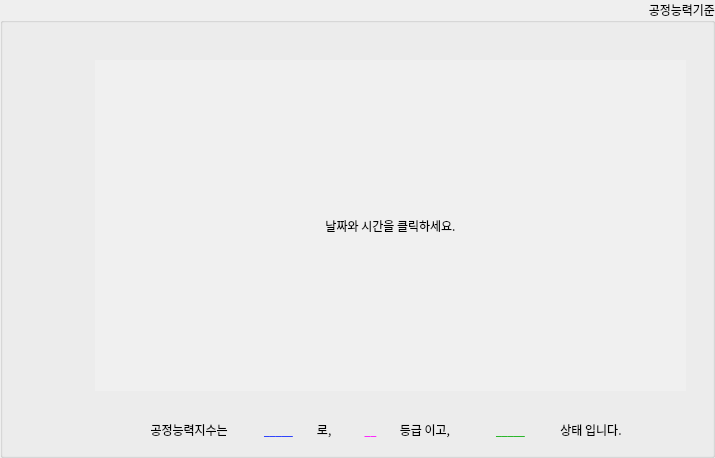
        <widget class="QGroupBox" name="groupBox_5">
         <property name="font">
          <font>
           <family>맑은 고딕</family>
           <pointsize>9</pointsize>
           <weight>50</weight>
           <italic>false</italic>
           <bold>false</bold>
          </font>
         </property>
         <property name="styleSheet">
          <string notr="true">font: 9pt &quot;맑은 고딕&quot;;</string>
         </property>
         <property name="title">
          <string>공정능력기준</string>
         </property>
         <property name="alignment">
          <set>Qt::AlignRight|Qt::AlignTop|Qt::AlignTrailing</set>
         </property>
         <widget class="QLabel" name="label_8">
          <property name="geometry">
           <rect>
            <x>130</x>
            <y>410</y>
            <width>121</width>
            <height>39</height>
           </rect>
          </property>
          <property name="maximumSize">
           <size>
            <width>132</width>
            <height>39</height>
           </size>
          </property>
          <property name="font">
           <font>
            <family>나눔스퀘어OTF Bold</family>
            <pointsize>9</pointsize>
            <weight>9</weight>
            <italic>false</italic>
            <bold>false</bold>
           </font>
          </property>
          <property name="styleSheet">
           <string notr="true">
font: 75 9pt &quot;나눔스퀘어OTF Bold&quot;;</string>
          </property>
          <property name="text">
           <string>공정능력지수는 </string>
          </property>
          <property name="alignment">
           <set>Qt::AlignCenter</set>
          </property>
         </widget>
         <widget class="QLabel" name="label_10">
          <property name="geometry">
           <rect>
            <x>310</x>
            <y>410</y>
            <width>31</width>
            <height>39</height>
           </rect>
          </property>
          <property name="font">
           <font>
            <family>나눔스퀘어OTF Bold</family>
            <pointsize>9</pointsize>
            <weight>9</weight>
            <italic>false</italic>
            <bold>false</bold>
           </font>
          </property>
          <property name="styleSheet">
           <string notr="true">
font: 75 9pt &quot;나눔스퀘어OTF Bold&quot;;</string>
          </property>
          <property name="text">
           <string>로, </string>
          </property>
          <property name="alignment">
           <set>Qt::AlignCenter</set>
          </property>
         </widget>
         <widget class="QLabel" name="lb_grade">
          <property name="geometry">
           <rect>
            <x>360</x>
            <y>410</y>
            <width>21</width>
            <height>39</height>
           </rect>
          </property>
          <property name="font">
           <font>
            <family>나눔스퀘어_ac ExtraBold</family>
            <pointsize>10</pointsize>
            <weight>9</weight>
            <italic>false</italic>
            <bold>false</bold>
           </font>
          </property>
          <property name="styleSheet">
           <string notr="true">color:rgb(255, 0, 255);

font: 75 10pt &quot;나눔스퀘어_ac ExtraBold&quot;;</string>
          </property>
          <property name="text">
           <string>__</string>
          </property>
          <property name="alignment">
           <set>Qt::AlignCenter</set>
          </property>
         </widget>
         <widget class="QLabel" name="label_13">
          <property name="geometry">
           <rect>
            <x>380</x>
            <y>410</y>
            <width>90</width>
            <height>39</height>
           </rect>
          </property>
          <property name="maximumSize">
           <size>
            <width>90</width>
            <height>39</height>
           </size>
          </property>
          <property name="font">
           <font>
            <family>나눔스퀘어OTF Bold</family>
            <pointsize>9</pointsize>
            <weight>9</weight>
            <italic>false</italic>
            <bold>false</bold>
           </font>
          </property>
          <property name="styleSheet">
           <string notr="true">
font: 75 9pt &quot;나눔스퀘어OTF Bold&quot;;</string>
          </property>
          <property name="text">
           <string>등급 이고,</string>
          </property>
          <property name="alignment">
           <set>Qt::AlignCenter</set>
          </property>
         </widget>
         <widget class="QLabel" name="label_11">
          <property name="geometry">
           <rect>
            <x>540</x>
            <y>410</y>
            <width>102</width>
            <height>39</height>
           </rect>
          </property>
          <property name="maximumSize">
           <size>
            <width>102</width>
            <height>39</height>
           </size>
          </property>
          <property name="font">
           <font>
            <family>나눔스퀘어OTF Bold</family>
            <pointsize>9</pointsize>
            <weight>9</weight>
            <italic>false</italic>
            <bold>false</bold>
           </font>
          </property>
          <property name="styleSheet">
           <string notr="true">
font: 75 9pt &quot;나눔스퀘어OTF Bold&quot;;</string>
          </property>
          <property name="text">
           <string>상태 입니다.</string>
          </property>
          <property name="alignment">
           <set>Qt::AlignCenter</set>
          </property>
         </widget>
         <widget class="QLabel" name="lb_state">
          <property name="geometry">
           <rect>
            <x>480</x>
            <y>410</y>
            <width>61</width>
            <height>39</height>
           </rect>
          </property>
          <property name="maximumSize">
           <size>
            <width>78</width>
            <height>39</height>
           </size>
          </property>
          <property name="font">
           <font>
            <family>나눔스퀘어_ac ExtraBold</family>
            <pointsize>10</pointsize>
            <weight>9</weight>
            <italic>false</italic>
            <bold>false</bold>
           </font>
          </property>
          <property name="styleSheet">
           <string notr="true">color:rgb(0, 170, 0);

font: 75 10pt &quot;나눔스퀘어_ac ExtraBold&quot;;</string>
          </property>
          <property name="text">
           <string>_____</string>
          </property>
          <property name="alignment">
           <set>Qt::AlignCenter</set>
          </property>
         </widget>
         <widget class="QLabel" name="lb_cpval">
          <property name="geometry">
           <rect>
            <x>253</x>
            <y>410</y>
            <width>51</width>
            <height>39</height>
           </rect>
          </property>
          <property name="font">
           <font>
            <family>나눔스퀘어_ac ExtraBold</family>
            <pointsize>10</pointsize>
            <weight>9</weight>
            <italic>false</italic>
            <bold>false</bold>
           </font>
          </property>
          <property name="styleSheet">
           <string notr="true">color: rgb(6, 31, 255);

font: 75 10pt &quot;나눔스퀘어_ac ExtraBold&quot;;
</string>
          </property>
          <property name="text">
           <string>_____</string>
          </property>
          <property name="alignment">
           <set>Qt::AlignCenter</set>
          </property>
         </widget>
         <widget class="QWidget" name="verticalLayoutWidget_2">
          <property name="geometry">
           <rect>
            <x>75</x>
            <y>30</y>
            <width>631</width>
            <height>381</height>
           </rect>
          </property>
          <layout class="QVBoxLayout" name="vl_CP">
           <property name="spacing">
            <number>9</number>
           </property>
           <property name="sizeConstraint">
            <enum>QLayout::SetMinimumSize</enum>
           </property>
           <item>
            <widget class="QLabel" name="lb_cp">
             <property name="palette">
              <palette>
               <active>
                <colorrole role="WindowText">
                 <brush brushstyle="SolidPattern">
                  <color alpha="255">
                   <red>0</red>
                   <green>0</green>
                   <blue>0</blue>
                  </color>
                 </brush>
                </colorrole>
                <colorrole role="Button">
                 <brush brushstyle="SolidPattern">
                  <color alpha="255">
                   <red>240</red>
                   <green>240</green>
                   <blue>240</blue>
                  </color>
                 </brush>
                </colorrole>
                <colorrole role="Light">
                 <brush brushstyle="SolidPattern">
                  <color alpha="255">
                   <red>255</red>
                   <green>255</green>
                   <blue>255</blue>
                  </color>
                 </brush>
                </colorrole>
                <colorrole role="Midlight">
                 <brush brushstyle="SolidPattern">
                  <color alpha="255">
                   <red>255</red>
                   <green>255</green>
                   <blue>255</blue>
                  </color>
                 </brush>
                </colorrole>
                <colorrole role="Dark">
                 <brush brushstyle="SolidPattern">
                  <color alpha="255">
                   <red>127</red>
                   <green>127</green>
                   <blue>127</blue>
                  </color>
                 </brush>
                </colorrole>
                <colorrole role="Mid">
                 <brush brushstyle="SolidPattern">
                  <color alpha="255">
                   <red>170</red>
                   <green>170</green>
                   <blue>170</blue>
                  </color>
                 </brush>
                </colorrole>
                <colorrole role="Text">
                 <brush brushstyle="SolidPattern">
                  <color alpha="255">
                   <red>0</red>
                   <green>0</green>
                   <blue>0</blue>
                  </color>
                 </brush>
                </colorrole>
                <colorrole role="BrightText">
                 <brush brushstyle="SolidPattern">
                  <color alpha="255">
                   <red>255</red>
                   <green>255</green>
                   <blue>255</blue>
                  </color>
                 </brush>
                </colorrole>
                <colorrole role="ButtonText">
                 <brush brushstyle="SolidPattern">
                  <color alpha="255">
                   <red>0</red>
                   <green>0</green>
                   <blue>0</blue>
                  </color>
                 </brush>
                </colorrole>
                <colorrole role="Base">
                 <brush brushstyle="SolidPattern">
                  <color alpha="255">
                   <red>240</red>
                   <green>240</green>
                   <blue>240</blue>
                  </color>
                 </brush>
                </colorrole>
                <colorrole role="Window">
                 <brush brushstyle="SolidPattern">
                  <color alpha="255">
                   <red>240</red>
                   <green>240</green>
                   <blue>240</blue>
                  </color>
                 </brush>
                </colorrole>
                <colorrole role="Shadow">
                 <brush brushstyle="SolidPattern">
                  <color alpha="255">
                   <red>0</red>
                   <green>0</green>
                   <blue>0</blue>
                  </color>
                 </brush>
                </colorrole>
                <colorrole role="AlternateBase">
                 <brush brushstyle="SolidPattern">
                  <color alpha="255">
                   <red>255</red>
                   <green>255</green>
                   <blue>255</blue>
                  </color>
                 </brush>
                </colorrole>
                <colorrole role="ToolTipBase">
                 <brush brushstyle="SolidPattern">
                  <color alpha="255">
                   <red>255</red>
                   <green>255</green>
                   <blue>220</blue>
                  </color>
                 </brush>
                </colorrole>
                <colorrole role="ToolTipText">
                 <brush brushstyle="SolidPattern">
                  <color alpha="255">
                   <red>0</red>
                   <green>0</green>
                   <blue>0</blue>
                  </color>
                 </brush>
                </colorrole>
               </active>
               <inactive>
                <colorrole role="WindowText">
                 <brush brushstyle="SolidPattern">
                  <color alpha="255">
                   <red>0</red>
                   <green>0</green>
                   <blue>0</blue>
                  </color>
                 </brush>
                </colorrole>
                <colorrole role="Button">
                 <brush brushstyle="SolidPattern">
                  <color alpha="255">
                   <red>240</red>
                   <green>240</green>
                   <blue>240</blue>
                  </color>
                 </brush>
                </colorrole>
                <colorrole role="Light">
                 <brush brushstyle="SolidPattern">
                  <color alpha="255">
                   <red>255</red>
                   <green>255</green>
                   <blue>255</blue>
                  </color>
                 </brush>
                </colorrole>
                <colorrole role="Midlight">
                 <brush brushstyle="SolidPattern">
                  <color alpha="255">
                   <red>255</red>
                   <green>255</green>
                   <blue>255</blue>
                  </color>
                 </brush>
                </colorrole>
                <colorrole role="Dark">
                 <brush brushstyle="SolidPattern">
                  <color alpha="255">
                   <red>127</red>
                   <green>127</green>
                   <blue>127</blue>
                  </color>
                 </brush>
                </colorrole>
                <colorrole role="Mid">
                 <brush brushstyle="SolidPattern">
                  <color alpha="255">
                   <red>170</red>
                   <green>170</green>
                   <blue>170</blue>
                  </color>
                 </brush>
                </colorrole>
                <colorrole role="Text">
                 <brush brushstyle="SolidPattern">
                  <color alpha="255">
                   <red>0</red>
                   <green>0</green>
                   <blue>0</blue>
                  </color>
                 </brush>
                </colorrole>
                <colorrole role="BrightText">
                 <brush brushstyle="SolidPattern">
                  <color alpha="255">
                   <red>255</red>
                   <green>255</green>
                   <blue>255</blue>
                  </color>
                 </brush>
                </colorrole>
                <colorrole role="ButtonText">
                 <brush brushstyle="SolidPattern">
                  <color alpha="255">
                   <red>0</red>
                   <green>0</green>
                   <blue>0</blue>
                  </color>
                 </brush>
                </colorrole>
                <colorrole role="Base">
                 <brush brushstyle="SolidPattern">
                  <color alpha="255">
                   <red>240</red>
                   <green>240</green>
                   <blue>240</blue>
                  </color>
                 </brush>
                </colorrole>
                <colorrole role="Window">
                 <brush brushstyle="SolidPattern">
                  <color alpha="255">
                   <red>240</red>
                   <green>240</green>
                   <blue>240</blue>
                  </color>
                 </brush>
                </colorrole>
                <colorrole role="Shadow">
                 <brush brushstyle="SolidPattern">
                  <color alpha="255">
                   <red>0</red>
                   <green>0</green>
                   <blue>0</blue>
                  </color>
                 </brush>
                </colorrole>
                <colorrole role="AlternateBase">
                 <brush brushstyle="SolidPattern">
                  <color alpha="255">
                   <red>255</red>
                   <green>255</green>
                   <blue>255</blue>
                  </color>
                 </brush>
                </colorrole>
                <colorrole role="ToolTipBase">
                 <brush brushstyle="SolidPattern">
                  <color alpha="255">
                   <red>255</red>
                   <green>255</green>
                   <blue>220</blue>
                  </color>
                 </brush>
                </colorrole>
                <colorrole role="ToolTipText">
                 <brush brushstyle="SolidPattern">
                  <color alpha="255">
                   <red>0</red>
                   <green>0</green>
                   <blue>0</blue>
                  </color>
                 </brush>
                </colorrole>
               </inactive>
               <disabled>
                <colorrole role="WindowText">
                 <brush brushstyle="SolidPattern">
                  <color alpha="255">
                   <red>127</red>
                   <green>127</green>
                   <blue>127</blue>
                  </color>
                 </brush>
                </colorrole>
                <colorrole role="Button">
                 <brush brushstyle="SolidPattern">
                  <color alpha="255">
                   <red>240</red>
                   <green>240</green>
                   <blue>240</blue>
                  </color>
                 </brush>
                </colorrole>
                <colorrole role="Light">
                 <brush brushstyle="SolidPattern">
                  <color alpha="255">
                   <red>255</red>
                   <green>255</green>
                   <blue>255</blue>
                  </color>
                 </brush>
                </colorrole>
                <colorrole role="Midlight">
                 <brush brushstyle="SolidPattern">
                  <color alpha="255">
                   <red>255</red>
                   <green>255</green>
                   <blue>255</blue>
                  </color>
                 </brush>
                </colorrole>
                <colorrole role="Dark">
                 <brush brushstyle="SolidPattern">
                  <color alpha="255">
                   <red>127</red>
                   <green>127</green>
                   <blue>127</blue>
                  </color>
                 </brush>
                </colorrole>
                <colorrole role="Mid">
                 <brush brushstyle="SolidPattern">
                  <color alpha="255">
                   <red>170</red>
                   <green>170</green>
                   <blue>170</blue>
                  </color>
                 </brush>
                </colorrole>
                <colorrole role="Text">
                 <brush brushstyle="SolidPattern">
                  <color alpha="255">
                   <red>127</red>
                   <green>127</green>
                   <blue>127</blue>
                  </color>
                 </brush>
                </colorrole>
                <colorrole role="BrightText">
                 <brush brushstyle="SolidPattern">
                  <color alpha="255">
                   <red>255</red>
                   <green>255</green>
                   <blue>255</blue>
                  </color>
                 </brush>
                </colorrole>
                <colorrole role="ButtonText">
                 <brush brushstyle="SolidPattern">
                  <color alpha="255">
                   <red>127</red>
                   <green>127</green>
                   <blue>127</blue>
                  </color>
                 </brush>
                </colorrole>
                <colorrole role="Base">
                 <brush brushstyle="SolidPattern">
                  <color alpha="255">
                   <red>240</red>
                   <green>240</green>
                   <blue>240</blue>
                  </color>
                 </brush>
                </colorrole>
                <colorrole role="Window">
                 <brush brushstyle="SolidPattern">
                  <color alpha="255">
                   <red>240</red>
                   <green>240</green>
                   <blue>240</blue>
                  </color>
                 </brush>
                </colorrole>
                <colorrole role="Shadow">
                 <brush brushstyle="SolidPattern">
                  <color alpha="255">
                   <red>0</red>
                   <green>0</green>
                   <blue>0</blue>
                  </color>
                 </brush>
                </colorrole>
                <colorrole role="AlternateBase">
                 <brush brushstyle="SolidPattern">
                  <color alpha="255">
                   <red>255</red>
                   <green>255</green>
                   <blue>255</blue>
                  </color>
                 </brush>
                </colorrole>
                <colorrole role="ToolTipBase">
                 <brush brushstyle="SolidPattern">
                  <color alpha="255">
                   <red>255</red>
                   <green>255</green>
                   <blue>220</blue>
                  </color>
                 </brush>
                </colorrole>
                <colorrole role="ToolTipText">
                 <brush brushstyle="SolidPattern">
                  <color alpha="255">
                   <red>0</red>
                   <green>0</green>
                   <blue>0</blue>
                  </color>
                 </brush>
                </colorrole>
               </disabled>
              </palette>
             </property>
             <property name="styleSheet">
              <string notr="true">background-color: rgb(240, 240, 240);
margin: 30px 20px 20px 20px;
font: 25 9pt &quot;나눔스퀘어 Light&quot;;
grid-gap: 0px;</string>
             </property>
             <property name="text">
              <string>날짜와 시간을 클릭하세요.</string>
             </property>
             <property name="alignment">
              <set>Qt::AlignCenter</set>
             </property>
            </widget>
           </item>
          </layout>
         </widget>
        </widget>
